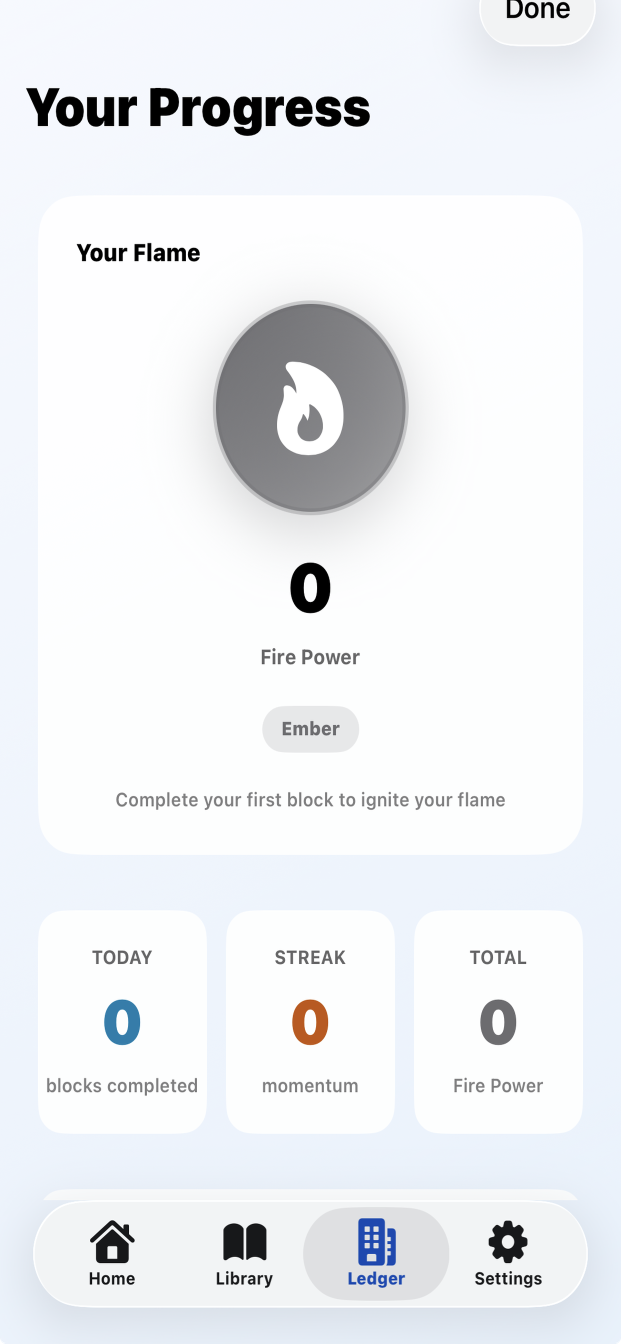
#> input picture screenshots/done in 5 screenshots/Screenshot 2026-05-27 at 10.40.49.png, 1242 x 2688 px, found by its file name (shown at 1/2 size); its folder holds only this picture in this run
$ python process_screenshots.py
#> lines starting #> are read from the running program, lines starting #| are printed output that depends on the picture
#!/usr/bin/env python3
from PIL import Image
import os

# Target dimensions for App Store (iPhone 14 Pro Max)
TARGET_WIDTH = 1242
TARGET_HEIGHT = 2688

# Crop amount to remove status bar/island
CROP_TOP = 120

screenshot_dir = "/Volumes/waffleman/chentoledano/Projects-new/focus-timer/screenshots/done in 5 screenshots"

for filename in os.listdir(screenshot_dir):
    if filename.endswith('.png'):
        filepath = os.path.join(screenshot_dir, filename)
        print(f"Processing {filename}...")

        img = Image.open(filepath)
#> img is the input picture: PIL image 1242x2688 RGB; mean R, G, B 236.7, 239, 242

        # Crop 120px from top
        width, height = img.size
#> width = 1242; height = 2688
        cropped = img.crop((0, CROP_TOP, width, height))
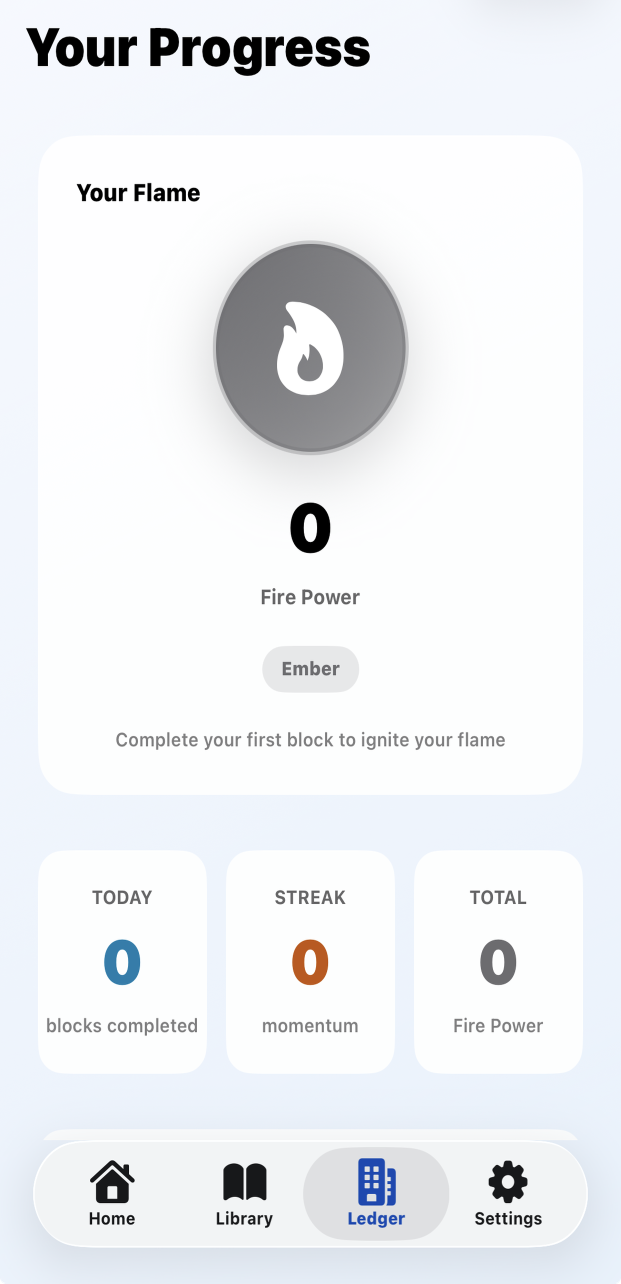
#> cropped: PIL image 1242x2568 RGB (shown at 1/2 size); mean R, G, B 236.5, 238.8, 241.7

        # Resize to target dimensions
        resized = cropped.resize((TARGET_WIDTH, TARGET_HEIGHT), Image.Resampling.LANCZOS)
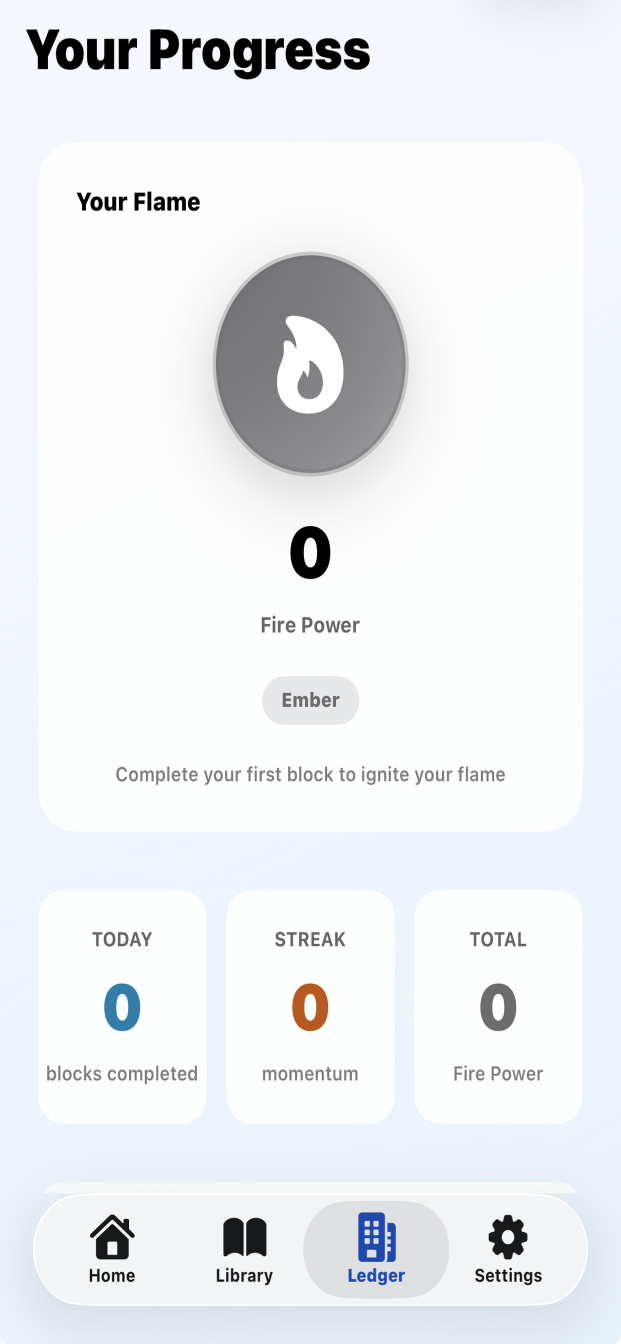
#> resized: PIL image 1242x2688 RGB (shown at 1/2 size); mean R, G, B 236.5, 238.8, 241.7

        # Remove alpha channel (Apple rejects RGBA)
        if resized.mode == 'RGBA':
            rgb_image = Image.new('RGB', resized.size, (255, 255, 255))
            rgb_image.paste(resized, mask=resized.split()[3])
            resized = rgb_image

        # Save back to same file
        resized.save(filepath, 'PNG')
        print(f"  Cropped to {width}x{height-CROP_TOP}, resized to {TARGET_WIDTH}x{TARGET_HEIGHT}")
#|   Cropped to 1242x2568, resized to 1242x2688

print("Done!")

$ run again, on screenshots/done in 5 screenshots/Screenshot 2026-05-27 at 10.51.08.png
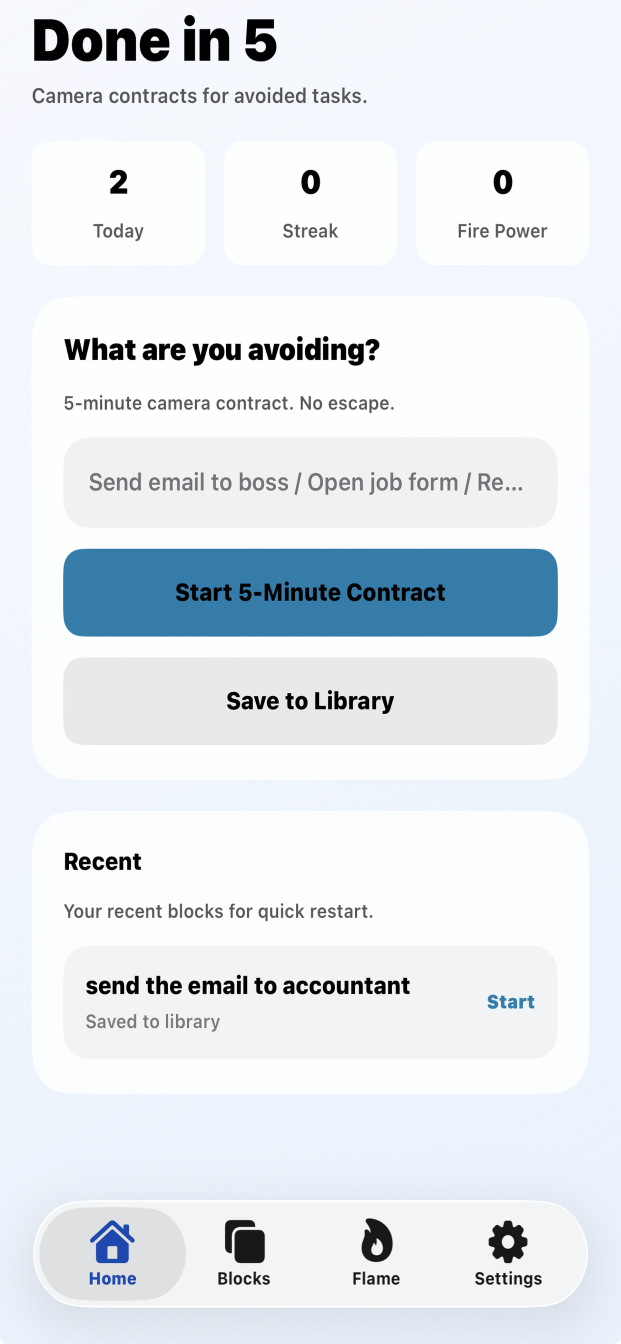
#> input picture screenshots/done in 5 screenshots/Screenshot 2026-05-27 at 10.51.08.png, 1242 x 2688 px, found by its file name (shown at 1/2 size)
#> img is the input picture: PIL image 1242x2688 RGB; mean R, G, B 226.9, 232.8, 238
#> `cropped = img.crop((0, CROP_TOP, width, height))`:
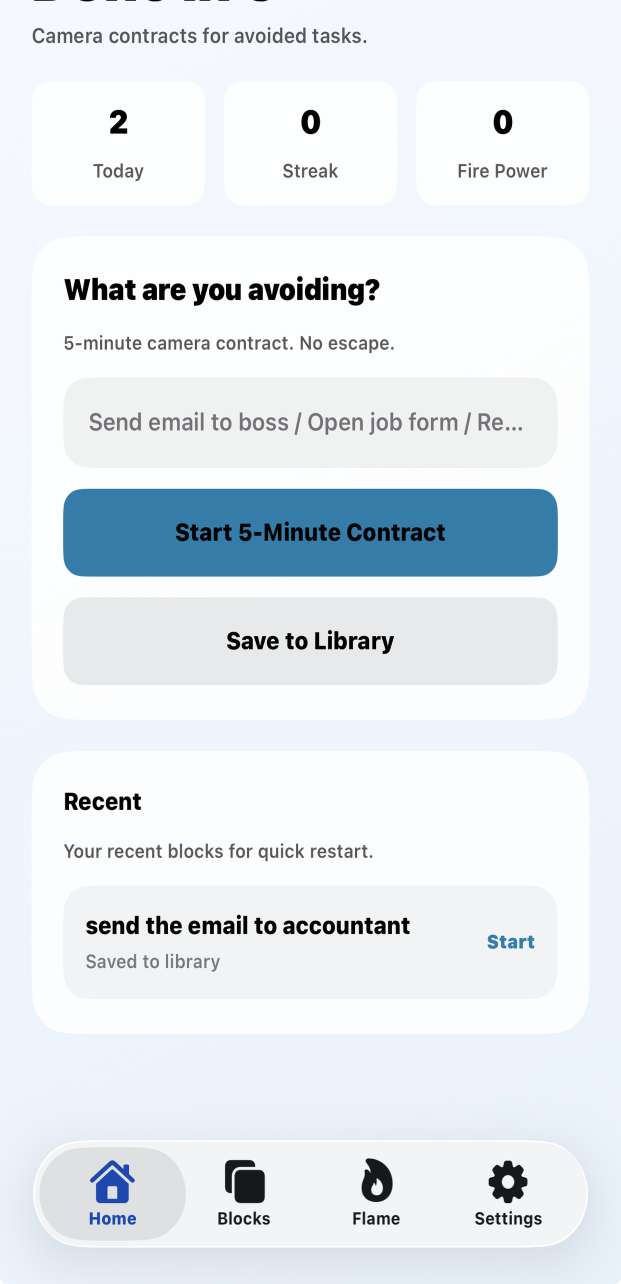
#> cropped: PIL image 1242x2568 RGB (shown at 1/2 size); mean R, G, B 227.7, 233.7, 238.9
#> `resized = cropped.resize((TARGET_WIDTH, TARGET_HEIGHT), Image.Resampli..`:
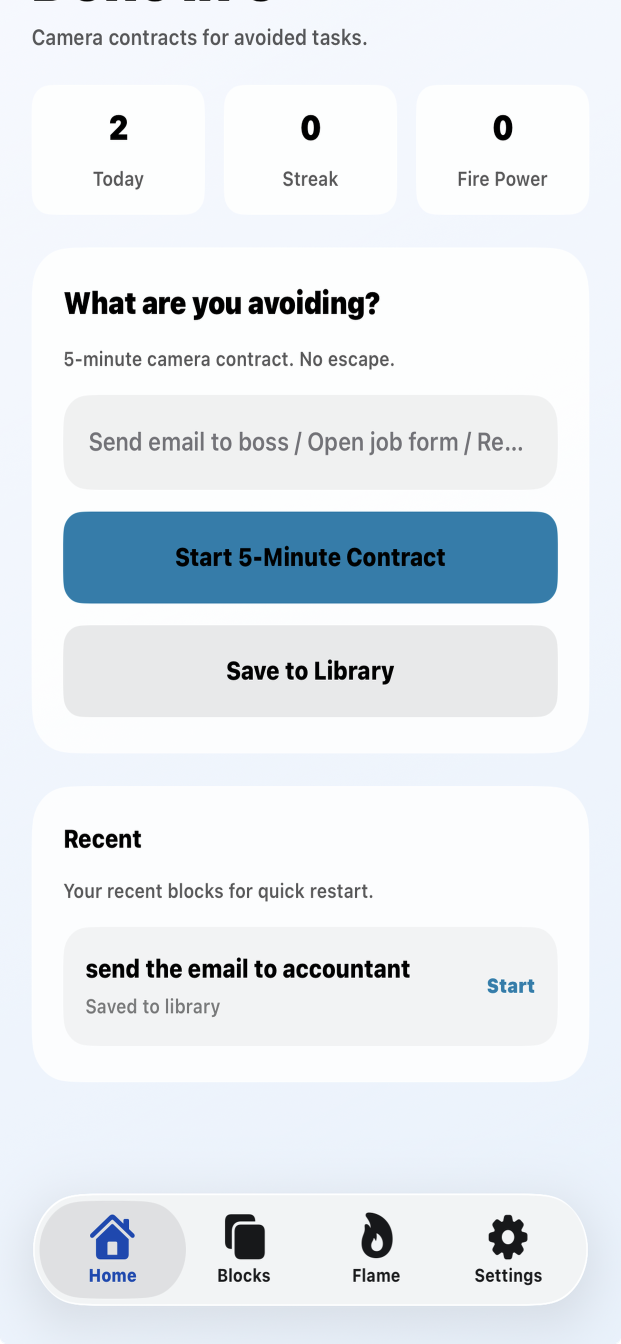
#> resized: PIL image 1242x2688 RGB (shown at 1/2 size); mean R, G, B 227.7, 233.7, 238.9
#|   Cropped to 1242x2568, resized to 1242x2688

$ run again, on screenshots/done in 5 screenshots/Screenshot 2026-05-30 at 21.09.35.png
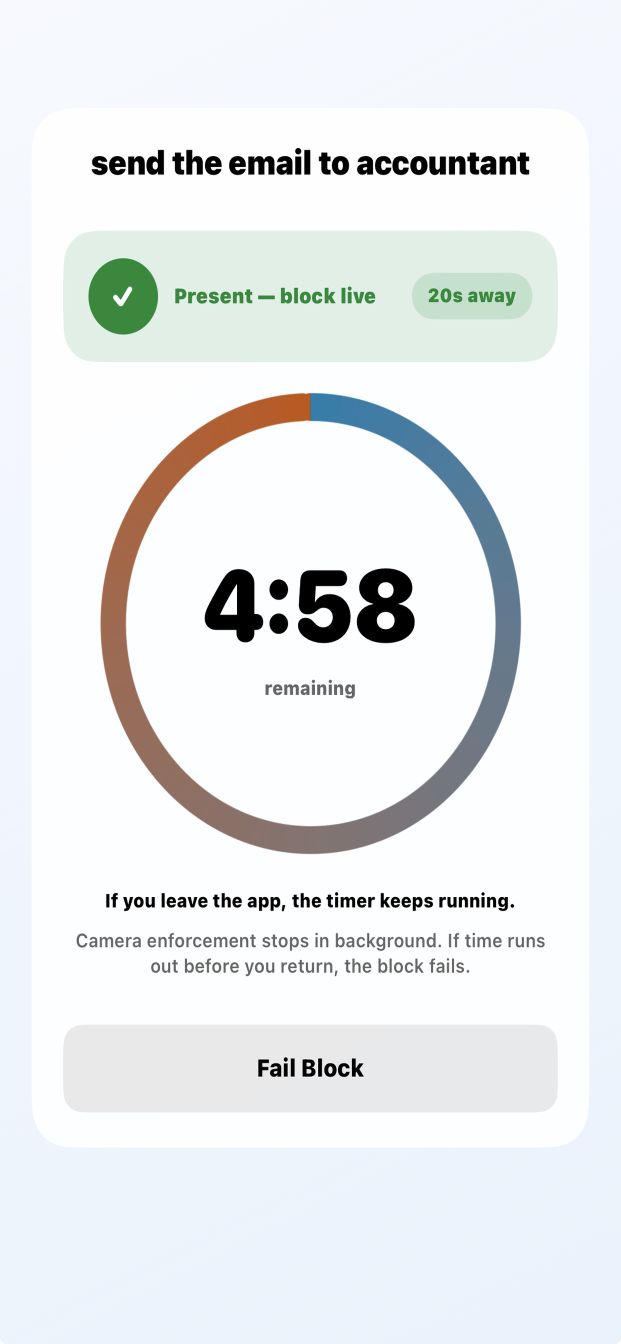
#> input picture screenshots/done in 5 screenshots/Screenshot 2026-05-30 at 21.09.35.png, 1242 x 2688 px, found by its file name (shown at 1/2 size)
#> img is the input picture: PIL image 1242x2688 RGB; mean R, G, B 233.3, 236.4, 237.9
#> `cropped = img.crop((0, CROP_TOP, width, height))`:
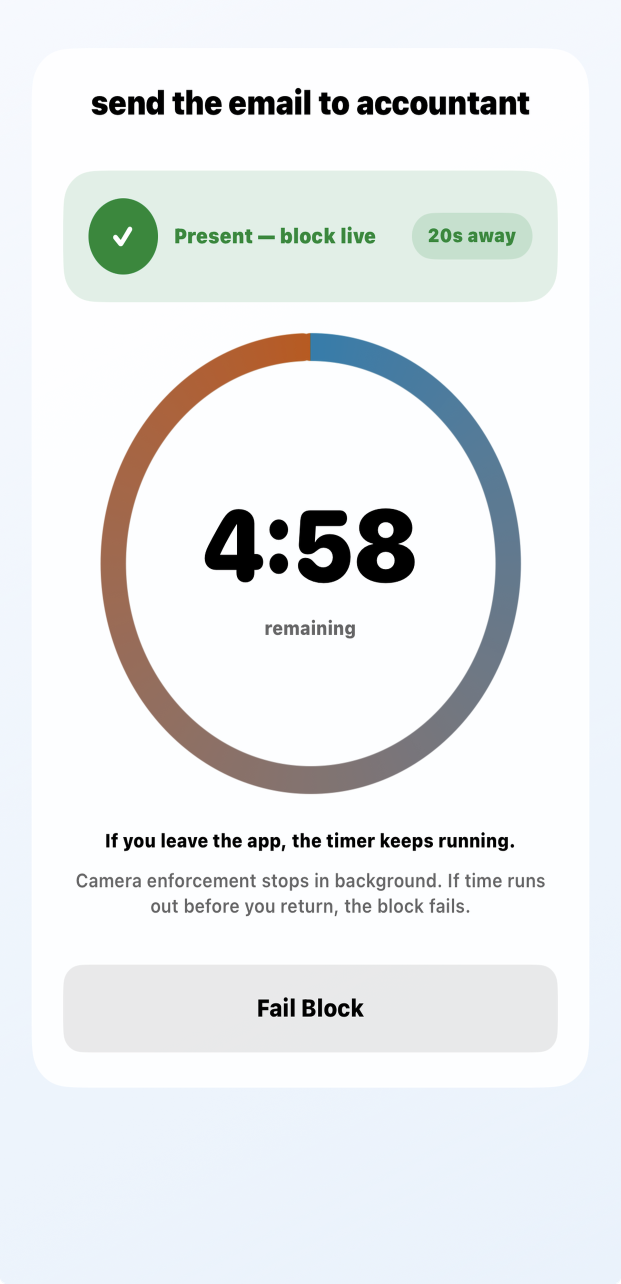
#> cropped: PIL image 1242x2568 RGB (shown at 1/2 size); mean R, G, B 232.7, 235.8, 237.1
#> `resized = cropped.resize((TARGET_WIDTH, TARGET_HEIGHT), Image.Resampli..`:
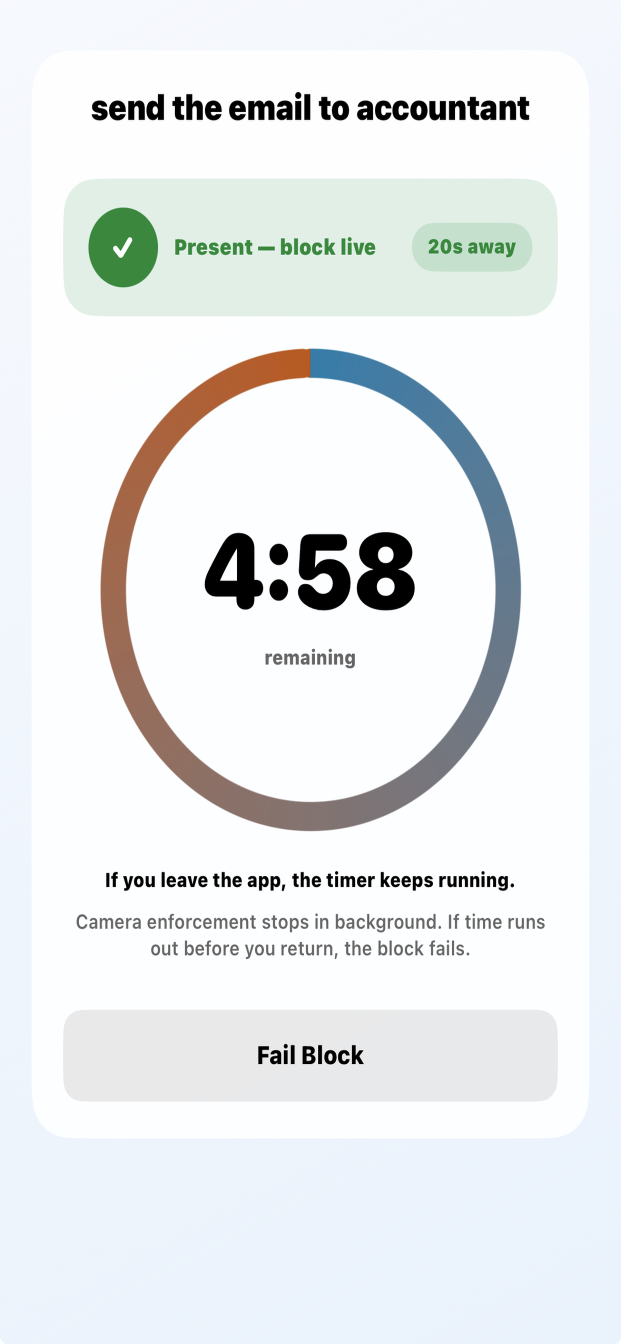
#> resized: PIL image 1242x2688 RGB (shown at 1/2 size); mean R, G, B 232.7, 235.8, 237.1
#|   Cropped to 1242x2568, resized to 1242x2688
